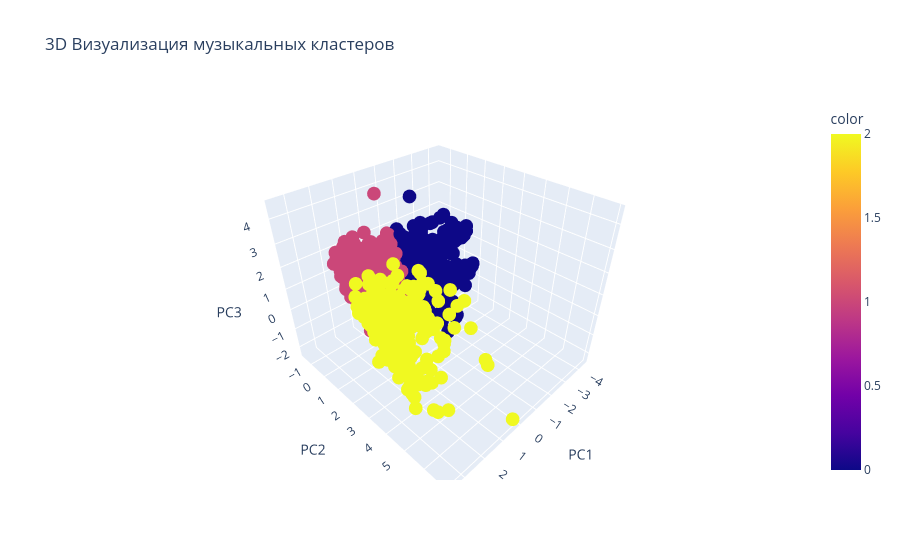

Write notebook code for a chart like this one.
### Code cell
# 3D Визуализация (Plotly)
# Снижаем размерность до 3 компонент для 3D
pca_3d = PCA(n_components=3)
X_pca_3d = pca_3d.fit_transform(X_std_array)

fig = px.scatter_3d(x=X_pca_3d[:,0], y=X_pca_3d[:,1], z=X_pca_3d[:,2],
                    color=clusters, title="3D Визуализация музыкальных кластеров",
                    labels={'x': 'PC1', 'y': 'PC2', 'z': 'PC3'})
fig.show()

### Figure 1 — Plotly figure (JSON) as saved in the notebook; plotly's stock layout.template omitted (floating-point values rounded to 4 significant figures; data arrays with more than 128 entries replaced by an {"elided": "..."} marker saying what was removed)
{"data": [{"hovertemplate": "PC1=%{x}<br>PC2=%{y}<br>PC3=%{z}<br>color=%{marker.color}<extra></extra>", "legendgroup": "", "marker": {"color": {"elided": "2789 int values"}, "coloraxis": "coloraxis", "symbol": "circle"}, "mode": "markers", "name": "", "scene": "scene", "showlegend": false, "type": "scatter3d", "x": {"elided": "2789 float values"}, "y": {"elided": "2789 float values"}, "z": {"elided": "2789 float values"}}], "layout": {"coloraxis": {"colorbar": {"title": {"text": "color"}}, "colorscale": [[0, "#0d0887"], [0.1111, "#46039f"], [0.2222, "#7201a8"], [0.3333, "#9c179e"], [0.4444, "#bd3786"], [0.5556, "#d8576b"], [0.6667, "#ed7953"], [0.7778, "#fb9f3a"], [0.8889, "#fdca26"], [1, "#f0f921"]]}, "legend": {"tracegroupgap": 0}, "scene": {"domain": {"x": [0, 1], "y": [0, 1]}, "xaxis": {"title": {"text": "PC1"}}, "yaxis": {"title": {"text": "PC2"}}, "zaxis": {"title": {"text": "PC3"}}}, "title": {"text": "3D Визуализация музыкальных кластеров"}}}
